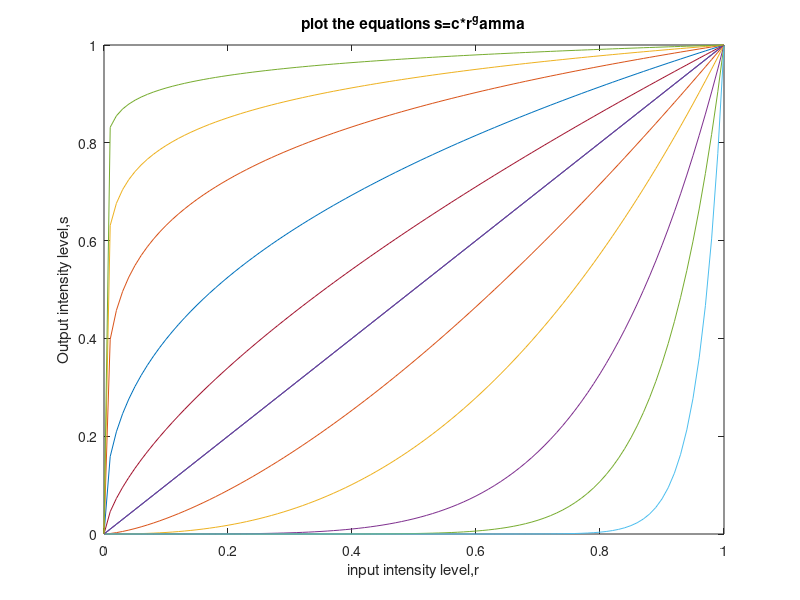

The MATLAB source for this figure:
%plot of the equation s=cr^gamma
x=0:0.01:1;
y1=x.^1;
y2=x.^1.5;
y3=x.^2.5;
y4=x.^5;
y5=x.^10;
y6=x.^25;
y7=x.^.67;
y8=x.^.40;
y9=x.^.20;
y10=x.^.1;
y11=x.^1;
y12=x.^.04;
plot(x,y1,x,y2,x,y3,x,y4,x,y5,x,y6,x,y7,x,y8,x,y9,x,y10,x,y11,x,y12)
xlabel('input intensity level,r')
ylabel('Output intensity level,s')
title('plot the equations s=c*r^gamma')